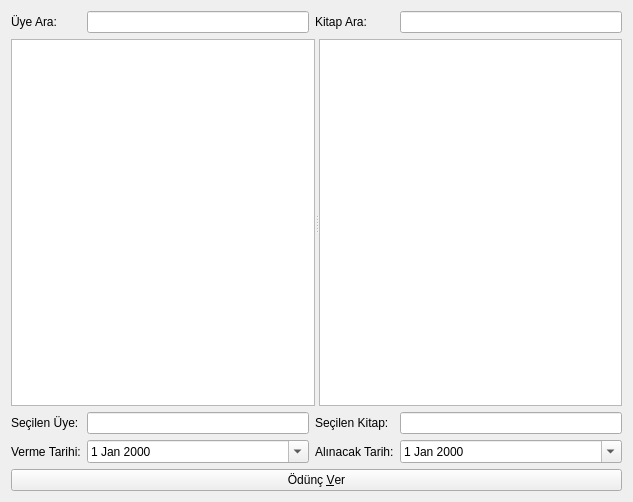
<?xml version="1.0" encoding="UTF-8"?>
<ui version="4.0">
 <class>FormOduncVer</class>
 <widget class="QWidget" name="FormOduncVer">
  <property name="geometry">
   <rect>
    <x>0</x>
    <y>0</y>
    <width>633</width>
    <height>502</height>
   </rect>
  </property>
  <property name="windowTitle">
   <string>Kitap Ödünç Ver</string>
  </property>
  <property name="windowIcon">
   <iconset resource="ikonlar/ikon.qrc">
    <normaloff>:/ikonlar/share.png</normaloff>:/ikonlar/share.png</iconset>
  </property>
  <layout class="QGridLayout">
   <item row="0" column="0">
    <widget class="QLabel" name="label">
     <property name="text">
      <string>Üye Ara:</string>
     </property>
    </widget>
   </item>
   <item row="0" column="1">
    <widget class="QLineEdit" name="ara_uyeler"/>
   </item>
   <item row="0" column="2">
    <widget class="QLabel" name="label_2">
     <property name="text">
      <string>Kitap Ara:</string>
     </property>
    </widget>
   </item>
   <item row="0" column="3">
    <widget class="QLineEdit" name="ara_kitaplar"/>
   </item>
   <item row="1" column="0" colspan="4">
    <widget class="QSplitter" name="splitter">
     <property name="orientation">
      <enum>Qt::Horizontal</enum>
     </property>
     <widget class="QTableView" name="tVuyeler">
      <property name="selectionMode">
       <enum>QAbstractItemView::SingleSelection</enum>
      </property>
      <property name="selectionBehavior">
       <enum>QAbstractItemView::SelectRows</enum>
      </property>
      <property name="sortingEnabled">
       <bool>true</bool>
      </property>
     </widget>
     <widget class="QTableView" name="tVKitaplar">
      <property name="selectionMode">
       <enum>QAbstractItemView::SingleSelection</enum>
      </property>
      <property name="selectionBehavior">
       <enum>QAbstractItemView::SelectRows</enum>
      </property>
      <property name="sortingEnabled">
       <bool>true</bool>
      </property>
     </widget>
    </widget>
   </item>
   <item row="2" column="0">
    <widget class="QLabel" name="label_5">
     <property name="text">
      <string>Seçilen Üye:</string>
     </property>
    </widget>
   </item>
   <item row="2" column="1">
    <widget class="QLineEdit" name="lEUye"/>
   </item>
   <item row="2" column="2">
    <widget class="QLabel" name="label_6">
     <property name="text">
      <string>Seçilen Kitap:</string>
     </property>
    </widget>
   </item>
   <item row="2" column="3">
    <widget class="QLineEdit" name="lEKitap"/>
   </item>
   <item row="3" column="0">
    <widget class="QLabel" name="label_3">
     <property name="text">
      <string>Verme Tarihi:</string>
     </property>
    </widget>
   </item>
   <item row="3" column="1">
    <widget class="QDateEdit" name="dateVerme">
     <property name="enabled">
      <bool>true</bool>
     </property>
     <property name="readOnly">
      <bool>false</bool>
     </property>
     <property name="currentSection">
      <enum>QDateTimeEdit::DaySection</enum>
     </property>
     <property name="calendarPopup">
      <bool>true</bool>
     </property>
     <property name="timeSpec">
      <enum>Qt::LocalTime</enum>
     </property>
    </widget>
   </item>
   <item row="3" column="2">
    <widget class="QLabel" name="label_4">
     <property name="text">
      <string>Alınacak Tarih:</string>
     </property>
    </widget>
   </item>
   <item row="3" column="3">
    <widget class="QDateEdit" name="dateAlma">
     <property name="calendarPopup">
      <bool>true</bool>
     </property>
    </widget>
   </item>
   <item row="4" column="0" colspan="4">
    <widget class="QPushButton" name="pBver">
     <property name="text">
      <string>Ödünç &amp;Ver</string>
     </property>
     <property name="icon">
      <iconset resource="ikonlar/ikon.qrc">
       <normaloff>:/ikonlar/onayla.png</normaloff>:/ikonlar/onayla.png</iconset>
     </property>
    </widget>
   </item>
  </layout>
 </widget>
 <resources>
  <include location="ikonlar/ikon.qrc"/>
 </resources>
 <connections/>
</ui>
